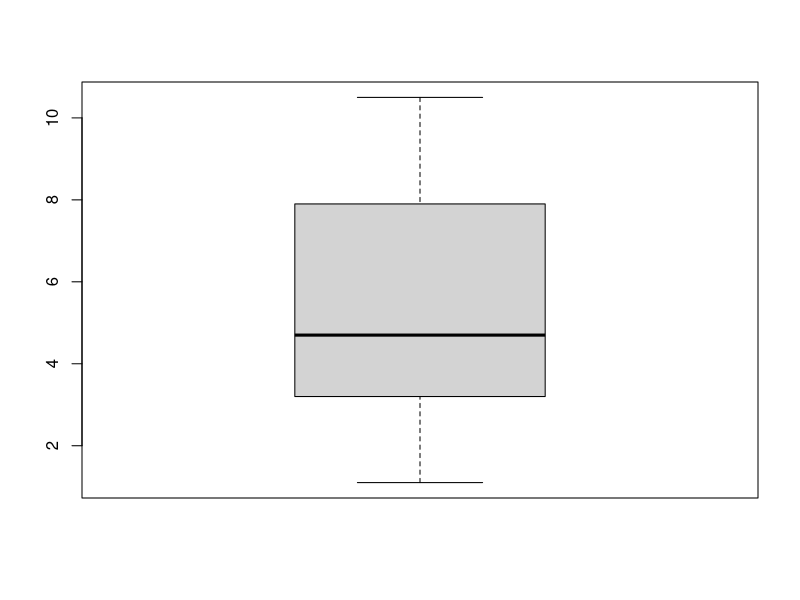
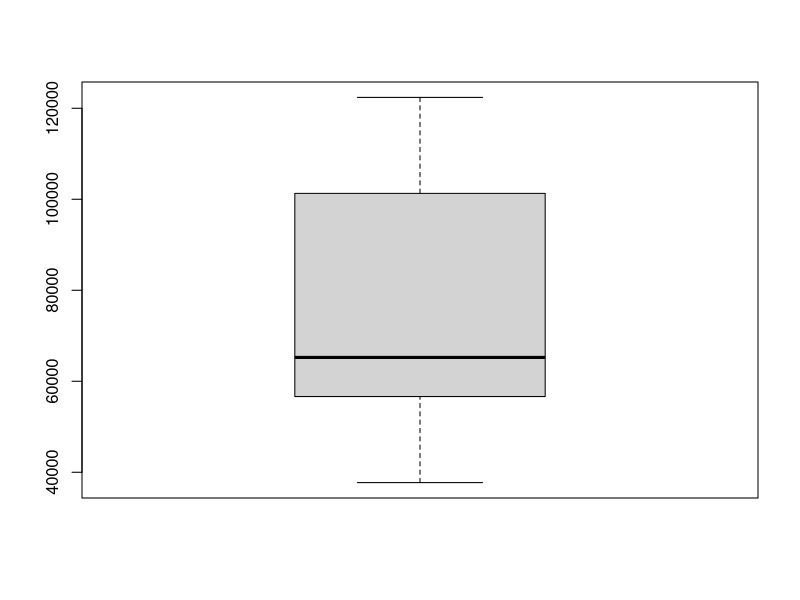
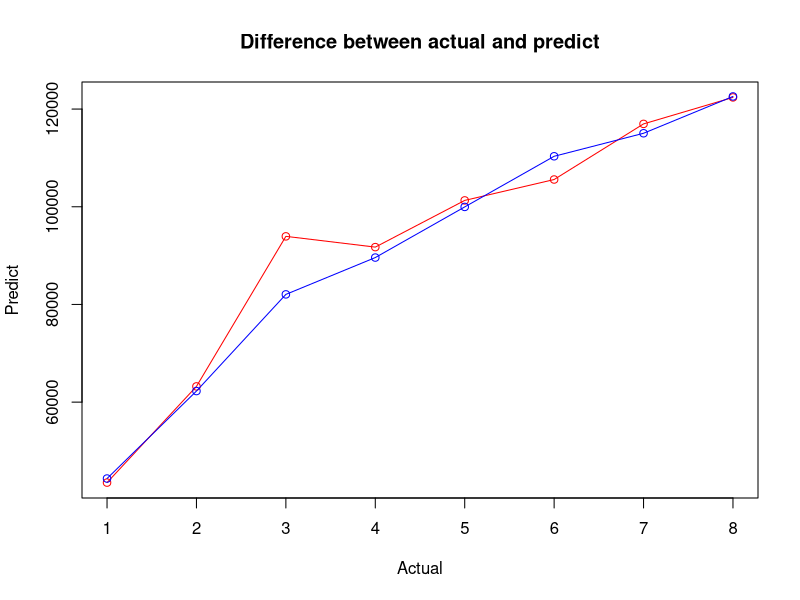
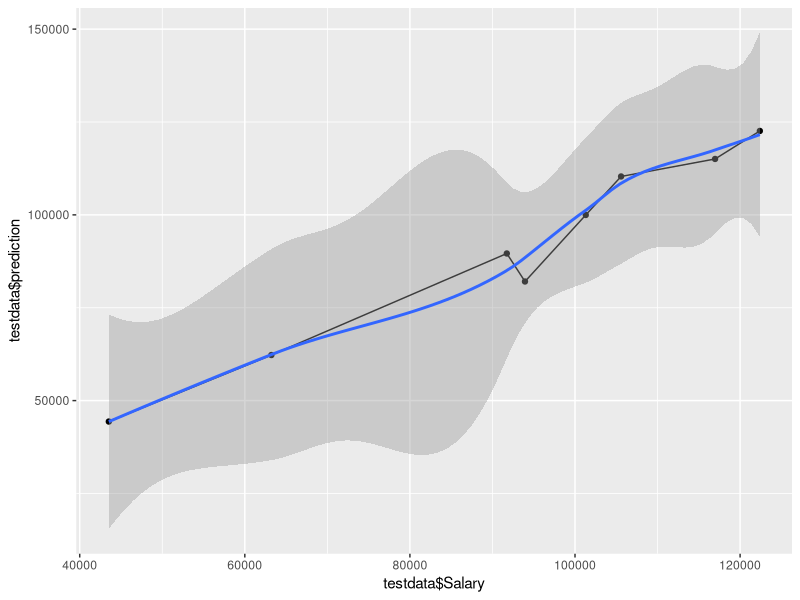

Reproduce these figures in R, in order.

# linear regression problem

library(readxl)
salarydata <- read_excel("Salary_Data.xlsx")

#load data 
salarydata

#no any missing value
summary(salarydata)

#pre processing 
# no any outlier
boxplot(salarydata$YearsExperience)
bx = boxplot(salarydata$Salary)

# show statistics
bx$stats

#   model - methematical equation 

#  training dataset and test dataset

#break the data set into traing and test


# caTools helps to break the dataset
install.packages("caTools")
library(caTools)

set.seed(10)

# sample.split works for only target variable and splitratio convert part you want to take for training

split = sample.split(salarydata$Salary, SplitRatio = 0.75)

train = subset(salarydata, split == T)
testdata = subset(salarydata, split == F)

train
testdata

# creating the model

model <- lm(formula = Salary~. , data = train)
summary(model)

# prediction

prediction <- predict(model, newdata = testdata)
prediction

difference <- testdata$Salary - prediction

testdata <- cbind(testdata, prediction, difference)

square <- (difference)^2
testdata <- cbind(testdata, square)
plot(testdata$Salary,type = "o",col = "red", xlab = "Actual", ylab = "Predict", 
     main = "Difference between actual and predict")

lines(testdata$prediction, type = "o", col = "blue")

library(ggplot2)
ggplot(testdata, aes(x = testdata$Salary, y = testdata$prediction)) +
  geom_point() + geom_line() + geom_smooth()

View(testdata)
